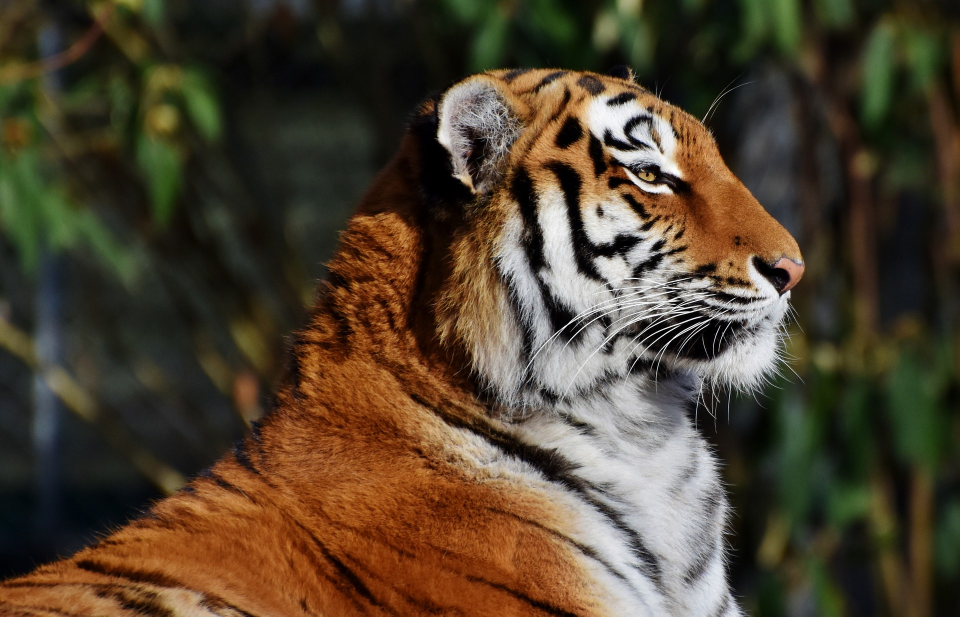
#> input picture colorSpace/test.jpg, 1920 x 1233 px (shown at 1/2 size)
$ python LAB_Components.py
#> lines starting #> are read from the running program, lines starting #| are printed output that depends on the picture
import cv2
import numpy as np

image=cv2.imread("./test.jpg")
#> image is the input picture: shape (1233, 1920, 3); mean B, G, R 47.1, 65.6, 78.9

#resuze de la imagen

image=cv2.resize(image,(700,700))
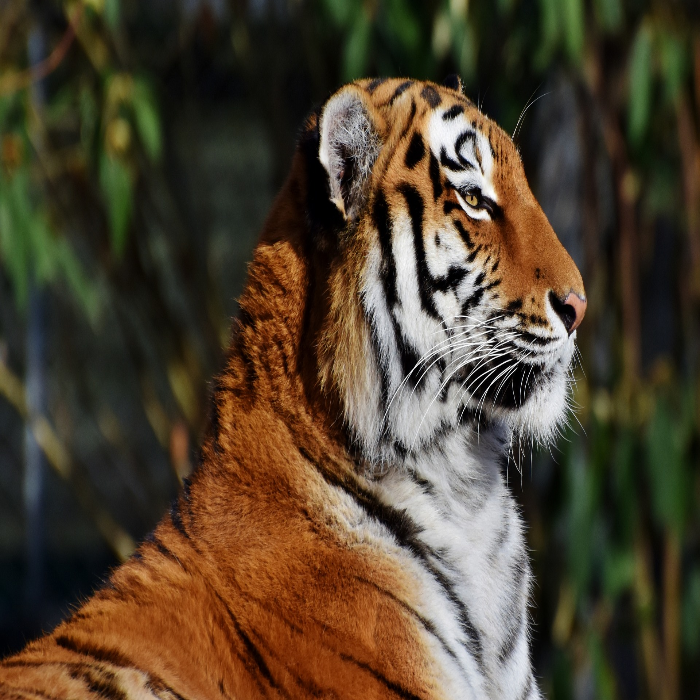
#> image: shape (700, 700, 3); mean B, G, R 47, 65.5, 78.7

#convertimos a LAB
imageLAB=cv2.cvtColor(image,cv2.COLOR_BGR2LAB)
#> imageLAB: shape (700, 700, 3); mean of channels 0, 1, 2 71.4, 131.3, 141.2

imageH=imageLAB[:,:,0]
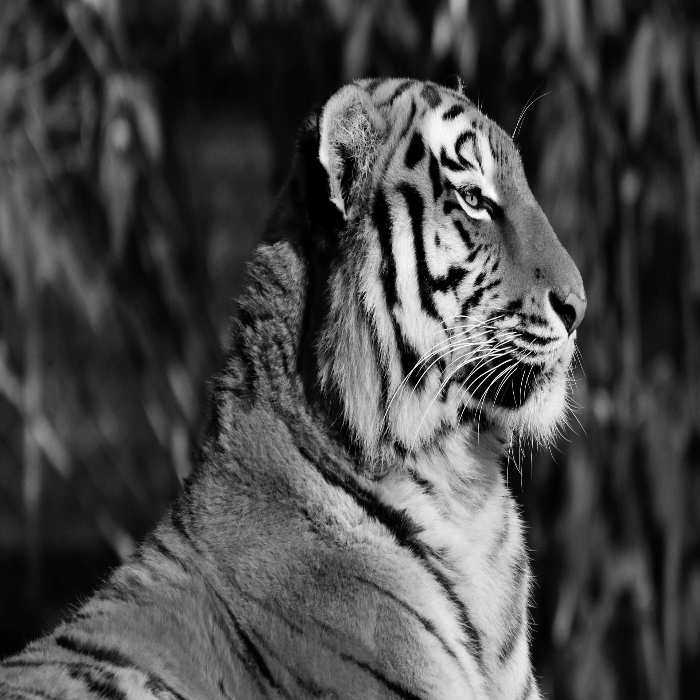
#> imageH: shape (700, 700); min 0, max 255, mean 71.4

imageS=imageLAB[:,:,1]
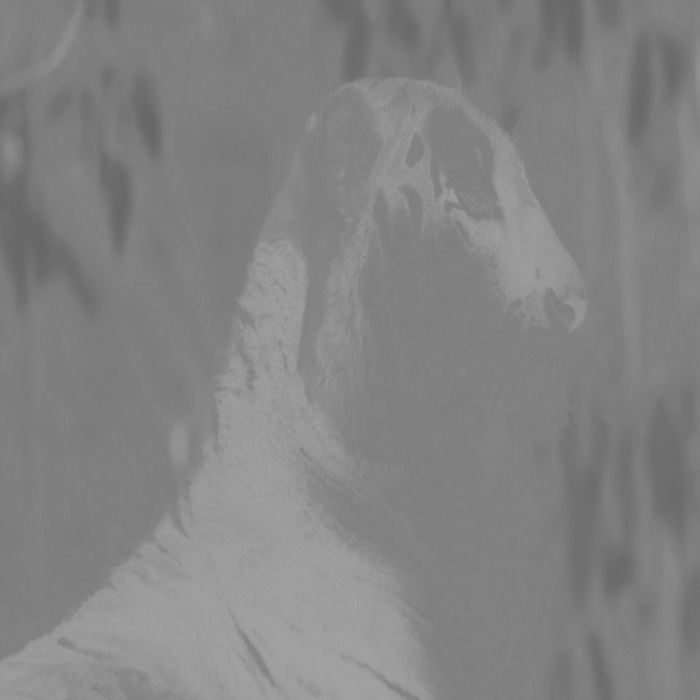
#> imageS: shape (700, 700); min 102, max 164, mean 131.3

imageV=imageLAB[:,:,2]
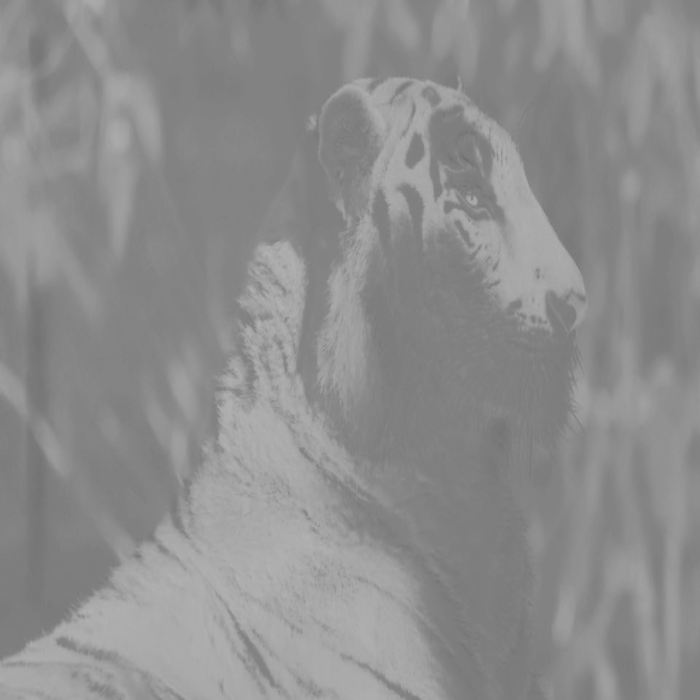
#> imageV: shape (700, 700); min 110, max 178, mean 141.2

cv2.imshow("L",imageH)
cv2.imshow("A",imageS)
cv2.imshow("B",imageV)


cv2.waitKey(0);
